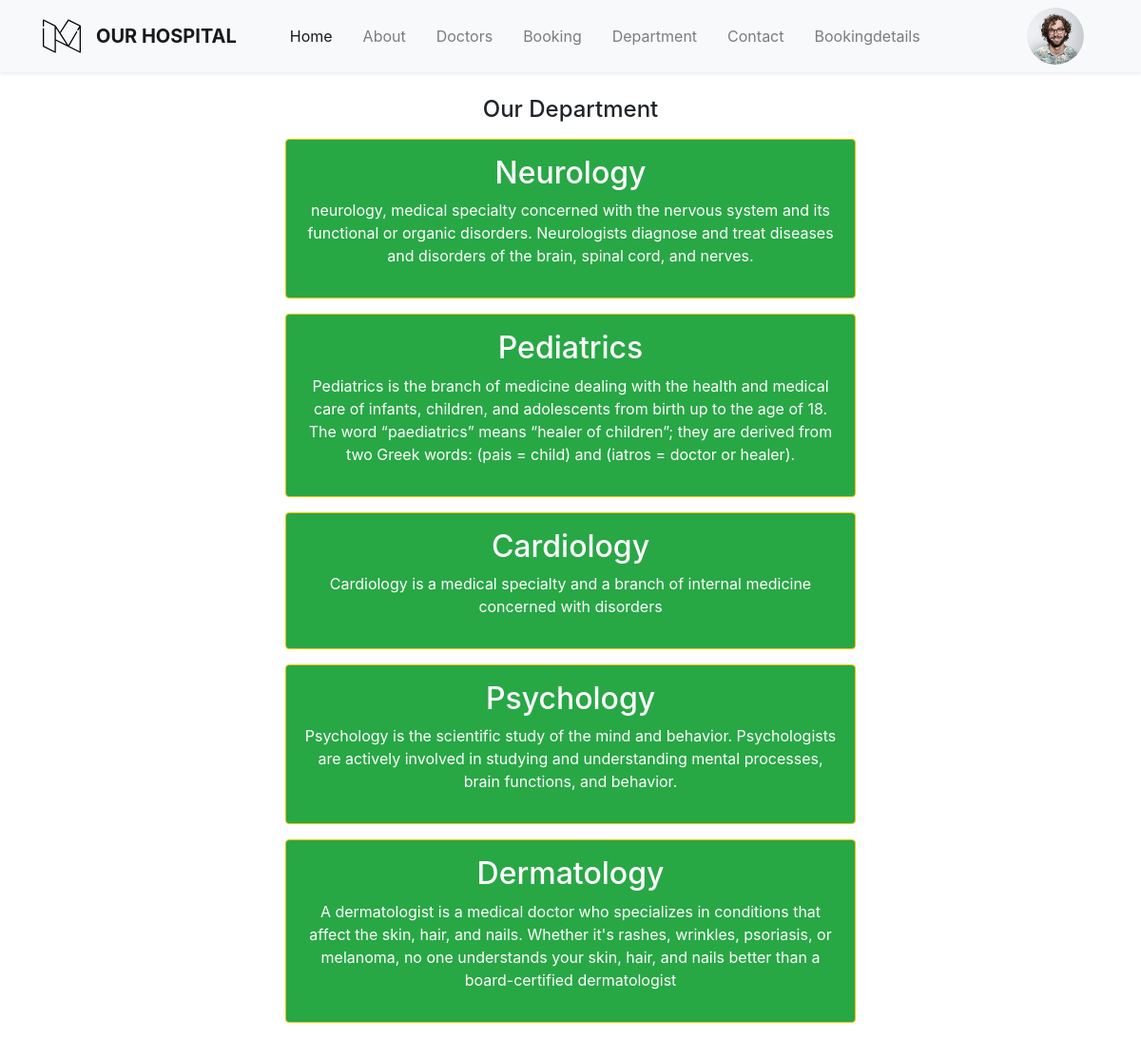
The app's page /department (signed in) with its own data.
### home/models.py (models this page shows, shortened)
class Departments(models.Model):
    dep_name = models.CharField(max_length=100)
    dep_decription = models.TextField()

### home/views.py (the view)
# urls.py: path('department',views. department,name='department'),
@login_required()
def department(request):
   dict_dept={
       'dept':Departments.objects.all()
   }
   return render(request, 'department.html',dict_dept)

### templates/department.html (shortened to what this page needs)
{% extends 'base.html' %}
{% block body%}
<h4 style="text-align: center; padding-top: 101px;">Our Department</h4>
{% for d in dept%}
<div class="mx-auto w-50 bg-success text-center text-white p-3 my-3 border border-warning rounded">
   <h2>{{d.dep_name}}</h2>
   <p>{{d.dep_decription}}</p>
</div>
{% endfor %}
{% endblock %}

### records on screen
Departments: dep_name "Neurology", dep_decription "neurology, medical specialty concerned with the nervous system and its functional or organic disorders. Neurologists diagnose and treat diseases and disorders of the brain, spinal cord, and nerves."
Departments: dep_name "Pediatrics", dep_decription "Pediatrics is the branch of medicine dealing with the health and medical care of infants, children, and adolescents from birth up to the age of 18. The word “paediatrics” means “healer of children”; they are derived from two Greek words: (pais = child) and (iatros = doctor or healer)."
Departments: dep_name "Cardiology", dep_decription "Cardiology is a medical specialty and a branch of internal medicine concerned with disorders"
Departments: dep_name "Psychology", dep_decription "Psychology is the scientific study of the mind and behavior. Psychologists are actively involved in studying and understanding mental processes, brain functions, and behavior."
Departments: dep_name "Dermatology", dep_decription "A dermatologist is a medical doctor who specializes in conditions that affect the skin, hair, and nails. Whether it's rashes, wrinkles, psoriasis, or melanoma, no one understands your skin, hair, and nails better than a board-certified dermatologist"
